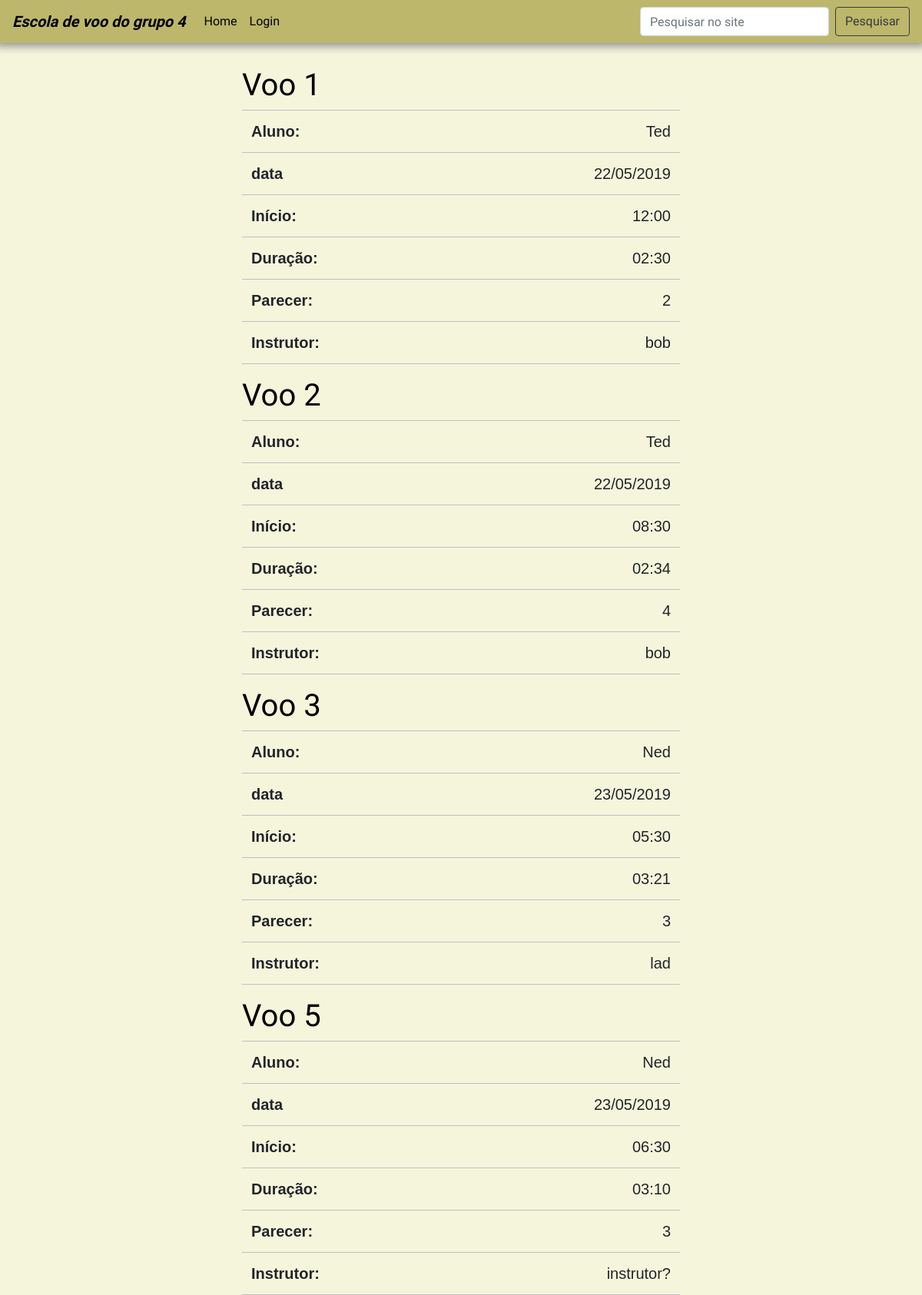
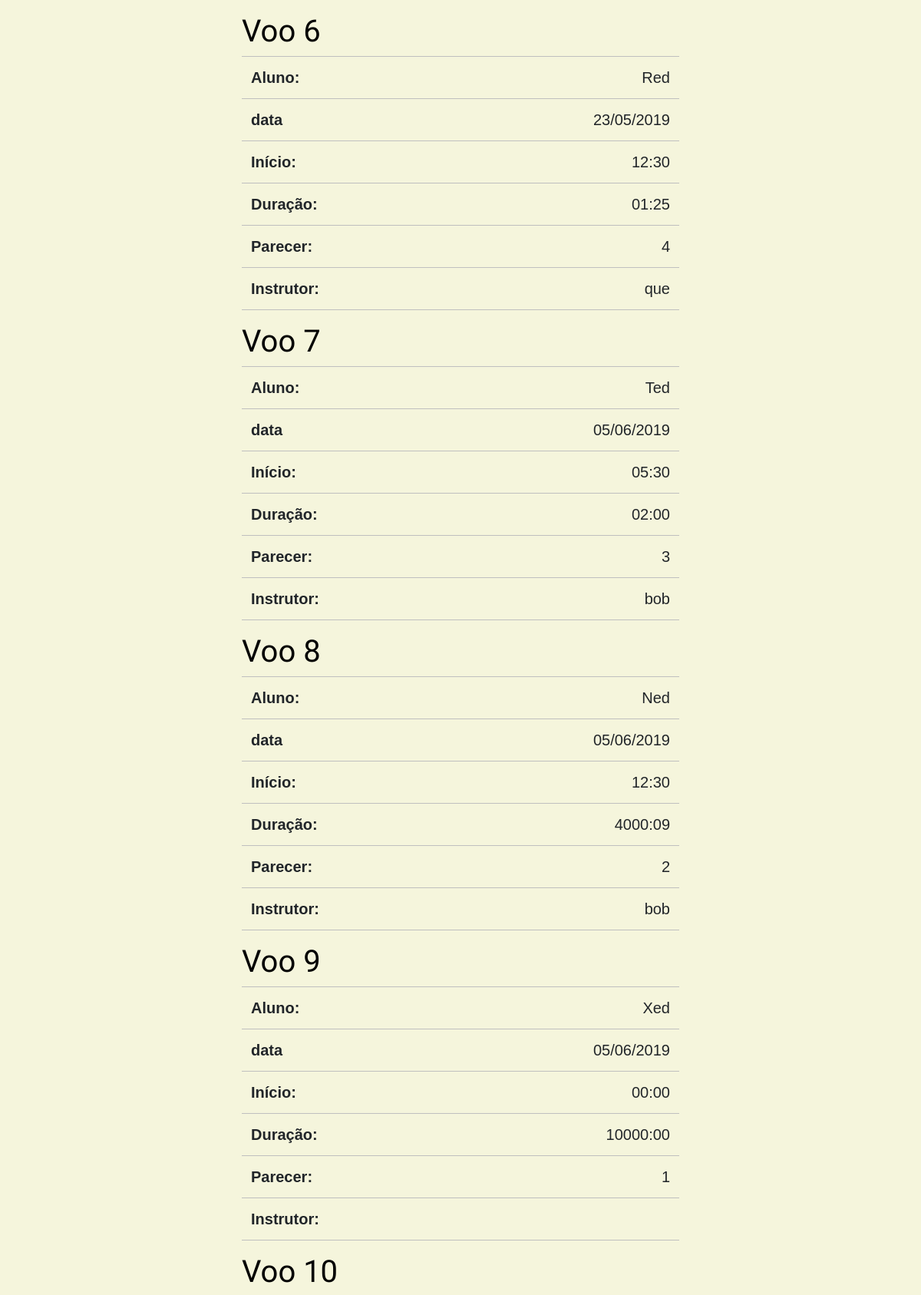
The app's page /voos_cadastrados (upper part) with its own data (2 pictures, top to bottom).
### LabSoft_Grupo_04/project/models/voo.py (models this page shows, shortened)
class Voo(db.Model):
    __tablename__ = 'voo'
    voo_id = db.Column(db.Integer, primary_key=True)
    dataVoo = db.Column(db.DateTime, nullable=False, default=datetime.utcnow)
    duracaoVoo = db.Column(db.String(5), nullable=False)
    horaSaida = db.Column(db.String(5), nullable=False)
    parecer = db.Column(db.Integer, nullable=False)
    aluno_id = db.Column(db.Integer, db.ForeignKey('aluno.usuario_id'), nullable=False)
    instrutor_breve = db.Column(db.String(60), db.ForeignKey('instrutor.breve'), nullable=False)

### LabSoft_Grupo_04/project/models/aluno.py (models this page shows, shortened)
class Aluno(Usuario, UserMixin):
    __tablename__ = 'aluno'
    usuario_id = db.Column(db.Integer, primary_key=True)
    voos = db.relationship('Voo', backref='aluno', lazy=True)
    horas_de_voo = db.Column(db.Integer, nullable = False, default = 0)

### LabSoft_Grupo_04/project/models/instrutor.py (models this page shows, shortened)
class Instrutor(Usuario, UserMixin):
    __tablename__ = 'instrutor'
    breve = db.Column(db.String(5), primary_key = True)
    voos = db.relationship('Voo', backref='instrutor', lazy=True)

### LabSoft_Grupo_04/project/routes/voo.py (the view)
@app.route('/voos_cadastrados')
def listar_voos():
    voos = Voo.query.order_by(Voo.voo_id).all()
    return render_template('voos_cadastrados.html', title='Voos cadastrados', voos=voos)

### LabSoft_Grupo_04/project/templates/voos_cadastrados.html
{% extends 'layout.html' %}
{% block content %}
        <div class="container-fluid">
            <div class="row">
                <div class="col-md-2 col-lg-3"></div>
                <div class="col-md-8 col-lg-6" id="container-table">
                    <div class="table-responsive">
                            {% for voo in voos %}
                            <h1><a class="article-title" id="content-title" href="{{ url_for('visualizar_voo', voo_id=voo.voo_id) }}">Voo {{ voo.voo_id }}</a></h1>
                        <table class="table table-hover">
                            <tbody>
                                    <tr>
                                        <th id="table-border">Aluno: </th>
                                        <td id="table-border">{{ voo.aluno.nome }}</td>
                                    </tr>
                                    <tr>
                                        <th id="table-border">data</th>
                                        <td id="table-border">{{ voo.dataVoo.strftime('%d/%m/%Y') }}</td>
                                    </tr>
                                    <tr>
                                        <th id="table-border">Início: </th>
                                        <td id="table-border">{{ voo.horaSaida }}</td>
                                    </tr>
                                    <tr>
                                        <th id="table-border">Duração: </th>
                                        <td id="table-border">{{ voo.duracaoVoo }}</td>
                                    </tr>
                                    <tr>
                                        <th id="table-border">Parecer: </th>
                                        <td id="table-border">{{ voo.parecer }}</td>
                                    </tr>
                                    <tr>
                                        <th id="table-border">Instrutor: </th>
                                        <td id="table-border">{{ voo.instrutor.nome }}</td>
                                    </tr>
                            </tbody>
                        </table>
                        {% endfor %}
                    </div>
                </div>
                <div class="col-md-2 col-lg-3"></div>
            </div>
        </div>
{% endblock content %}

### LabSoft_Grupo_04/project/static/styles.css (style rules this page uses)
body { background-color: beige; }
#content-title { font-family: 'Stylish', sans-serif; color: black !important; }
table { font-family: 'Montserrat', sans-serif; font-size: 20px; margin: auto; }
td { text-align:right; }
#table-border { border-bottom: 1px solid #BFBFBF; border-top: 1px solid #BFBFBF; }

### records on screen
Voo: voo_id "1", aluno.nome "Ted", dataVoo "22/05/2019", horaSaida "12:00", duracaoVoo "02:30", parecer "2", instrutor.nome "bob"
Voo: voo_id "2", aluno.nome "Ted", dataVoo "22/05/2019", horaSaida "08:30", duracaoVoo "02:34", parecer "4", instrutor.nome "bob"
Voo: voo_id "3", aluno.nome "Ned", dataVoo "23/05/2019", horaSaida "05:30", duracaoVoo "03:21", parecer "3", instrutor.nome "lad"
Voo: voo_id "5", aluno.nome "Ned", dataVoo "23/05/2019", horaSaida "06:30", duracaoVoo "03:10", parecer "3", instrutor.nome "instrutor?"
Voo: voo_id "6", aluno.nome "Red", dataVoo "23/05/2019", horaSaida "12:30", duracaoVoo "01:25", parecer "4", instrutor.nome "que"
Voo: voo_id "7", aluno.nome "Ted", dataVoo "05/06/2019", horaSaida "05:30", duracaoVoo "02:00", parecer "3", instrutor.nome "bob"
Voo: voo_id "8", aluno.nome "Ned", dataVoo "05/06/2019", horaSaida "12:30", duracaoVoo "4000:09", parecer "2", instrutor.nome "bob"
Voo: voo_id "9", aluno.nome "Xed", dataVoo "05/06/2019", horaSaida "00:00", duracaoVoo "10000:00", parecer "1"
Voo: voo_id "10"
